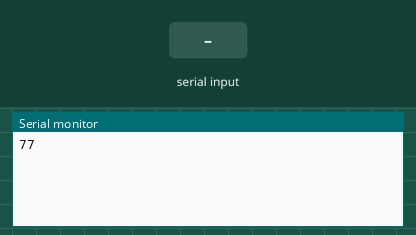
Bench run of a sketch on a simulated Arduino Uno, built with avr-gcc and run on an emulated ATmega328P. Parts: the last lines printed to the serial monitor. Inputs (shaded band) come from the test bench. Random numbers use the default seed unless the sketch sets one.

Above: at 1.2 s.
1.3 s: "1" received over the second serial link
At 2.5 s:
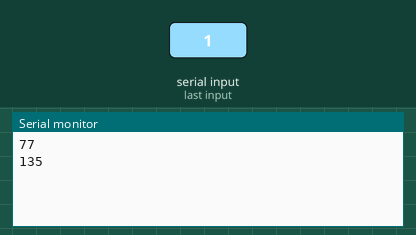
2.8 s: "0" received over the second serial link
At 3.8 s:
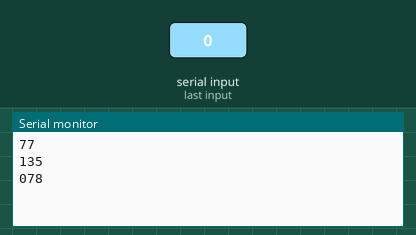
Timing chart, 0 to 5.8 s (numbered marks = the images above; inputs shaded):
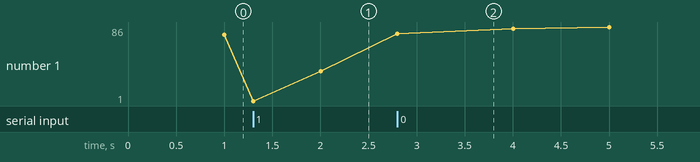

Measured:
- after the input at 1.3 s, the serial monitor: prints a new line at once (image 1)
- after the input at 2.8 s, the serial monitor: prints a new line at once (image 2)

The sketch:

ArduinoManivelleTestGuidon.ino
```cpp
// Bluetooth
#include <SoftwareSerial.h>
SoftwareSerial BTSerial(2, 3); // RX | TX


const unsigned long interval2 = 1000;
unsigned long lastRefreshTime = 0;


void setup()
{
  Serial.begin(9600);

  //Bluetooth     Adresse MAC HC-06 : 98D3:31:FB1CB7
  BTSerial.begin(38400);


}

void loop()
{

 if (BTSerial.available()){
    Serial.write(BTSerial.read());
  }

  if (Serial.available()){
  BTSerial.write(Serial.read());
  }

  if(millis() - lastRefreshTime >= interval2)
  {
    lastRefreshTime = millis();
    int a = random(1,100);
    BTSerial.print(a);
    Serial.println(a);
  }
}
```
